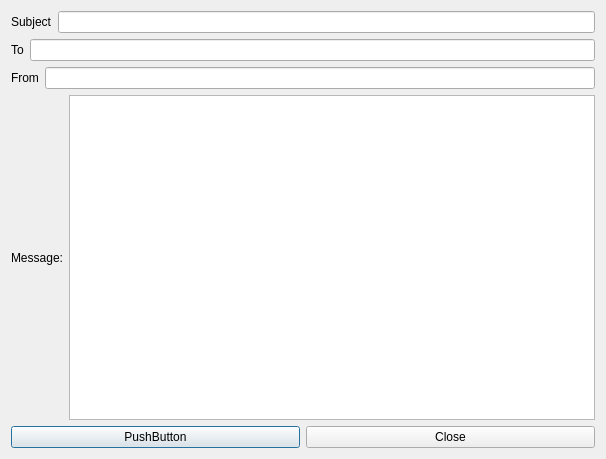
<?xml version="1.0" encoding="UTF-8"?>
<ui version="4.0">
 <class>Dialog</class>
 <widget class="QDialog" name="Dialog">
  <property name="geometry">
   <rect>
    <x>0</x>
    <y>0</y>
    <width>606</width>
    <height>459</height>
   </rect>
  </property>
  <property name="windowTitle">
   <string>Dialog</string>
  </property>
  <layout class="QVBoxLayout" name="verticalLayout_2">
   <item>
    <layout class="QVBoxLayout" name="verticalLayout">
     <item>
      <layout class="QHBoxLayout" name="horizontalLayout">
       <item>
        <widget class="QLabel" name="label">
         <property name="text">
          <string>Subject</string>
         </property>
        </widget>
       </item>
       <item>
        <widget class="QLineEdit" name="lineEdit"/>
       </item>
      </layout>
     </item>
     <item>
      <layout class="QHBoxLayout" name="horizontalLayout_2">
       <item>
        <widget class="QLabel" name="label_2">
         <property name="text">
          <string>To</string>
         </property>
        </widget>
       </item>
       <item>
        <widget class="QLineEdit" name="lineEdit_2"/>
       </item>
      </layout>
     </item>
     <item>
      <layout class="QHBoxLayout" name="horizontalLayout_3">
       <item>
        <widget class="QLabel" name="label_3">
         <property name="text">
          <string>From</string>
         </property>
        </widget>
       </item>
       <item>
        <widget class="QLineEdit" name="lineEdit_3"/>
       </item>
      </layout>
     </item>
     <item>
      <layout class="QHBoxLayout" name="horizontalLayout_4">
       <item>
        <widget class="QLabel" name="label_4">
         <property name="text">
          <string>Message:</string>
         </property>
        </widget>
       </item>
       <item>
        <widget class="QTextEdit" name="textEdit"/>
       </item>
      </layout>
     </item>
     <item>
      <layout class="QHBoxLayout" name="horizontalLayout_5">
       <item>
        <widget class="QPushButton" name="pushButton_2">
         <property name="text">
          <string>PushButton</string>
         </property>
        </widget>
       </item>
       <item>
        <widget class="QPushButton" name="pushButton">
         <property name="text">
          <string>Close</string>
         </property>
        </widget>
       </item>
      </layout>
     </item>
    </layout>
   </item>
  </layout>
 </widget>
 <resources/>
 <connections>
  <connection>
   <sender>pushButton</sender>
   <signal>clicked()</signal>
   <receiver>Dialog</receiver>
   <slot>close()</slot>
   <hints>
    <hint type="sourcelabel">
     <x>465</x>
     <y>444</y>
    </hint>
    <hint type="destinationlabel">
     <x>475</x>
     <y>461</y>
    </hint>
   </hints>
  </connection>
 </connections>
</ui>
